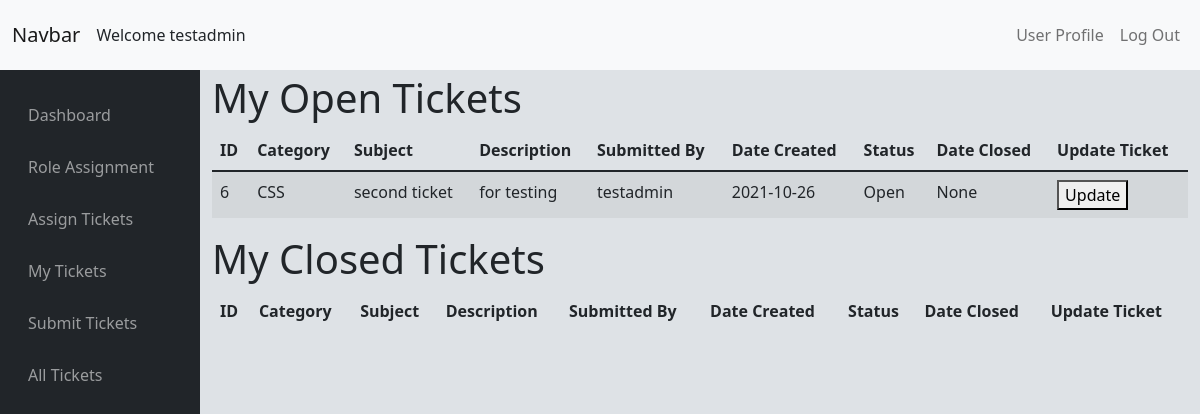
The page /issue/mytickets (signed in) on the database as committed earlier.
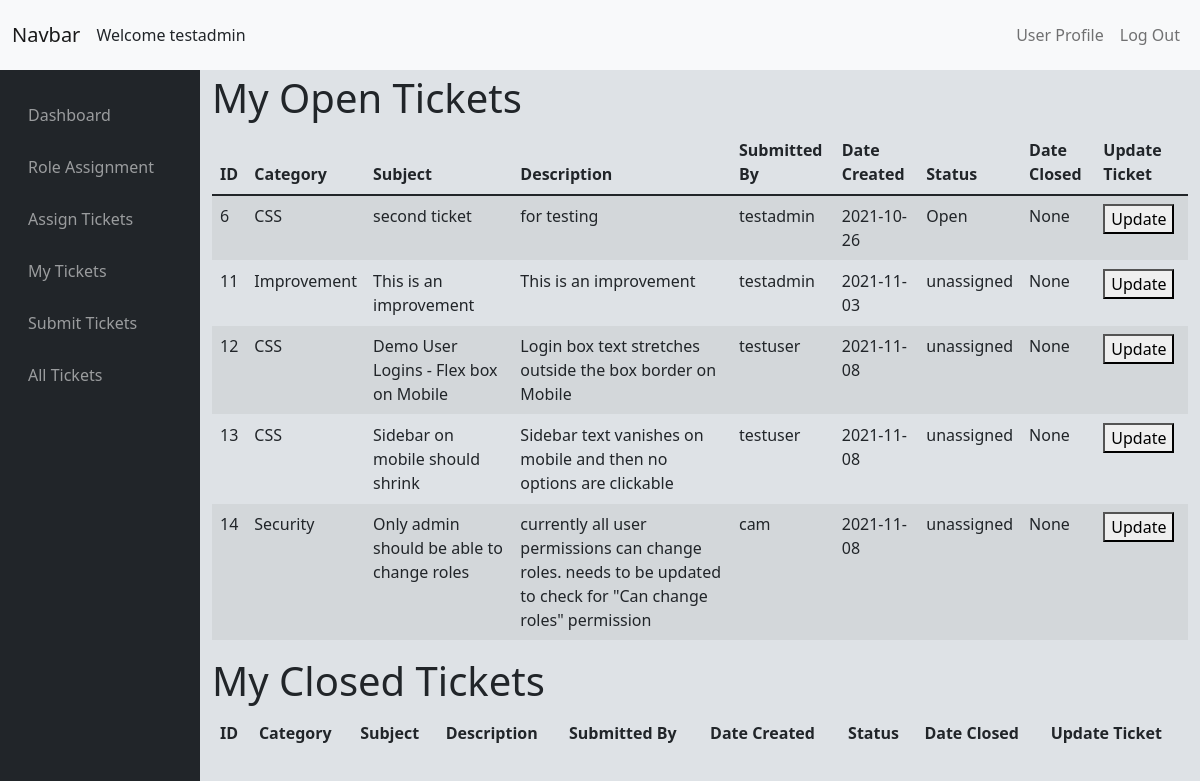
The same page on the database as committed later.
### tables this page shows
CREATE TABLE "Issues" (
	"issue_id"	INTEGER UNIQUE,
	"issue_category"	TEXT,
	"issue_subject"	TEXT,
	"issue_description"	BLOB,
	"submitter_id"	TEXT,
	"user_assigned_to"	TEXT,
	"date_created"	DATE,
	"issue_status"	TEXT,
	"date_closed"	DATE,
	PRIMARY KEY("issue_id" AUTOINCREMENT)
);

### issueTrackerViews.py (the view, shortened to what this page needs)
@issueTrack.route('/mytickets', methods=['GET', 'POST'])
@login_required
def mytickets():
    if not request.args.get('id'):
        closed_tickets = return_query("SELECT * FROM Issues WHERE user_assigned_to = ? AND issue_status = 'Closed'", (session['user_id'],))
        if check_permission('CanAssignTickets'):
            open_tickets = return_query("SELECT * FROM Issues WHERE (user_assigned_to = ? OR issue_status = 'unassigned') AND NOT issue_status = 'Closed'", (session['user_id'],))
        else:
            open_tickets = return_query("SELECT * FROM Issues WHERE user_assigned_to = ? AND NOT issue_status = 'Closed'", (session['user_id'],))
        return render_template('mytickets.html', open_tickets=open_tickets, closed_tickets=closed_tickets)

### SQLhelpers.py (called while the page is built)
def SQL_connect():
    connection = sqlite3.connect(db)
    connection.row_factory = dict_factory
    return connection

def dict_factory(cursor, row):
    d = {}
    for idx, col in enumerate(cursor.description):
        d[col[0]] = row[idx]
    return d

def return_query(query, options=[]):
    connection = SQL_connect()
    cursor = connection.cursor()
    try:
        if len(options) == 0:
            result = cursor.execute(query)
        else:
            result = cursor.execute(query, options)
        result = result.fetchall()
        return result
    except Exception as err:
        print(f"Error: '{err}'")
    cursor.close()
    connection.close()

def check_permission(permission):
    value = return_query("SELECT * FROM Access WHERE Type = (SELECT Access FROM Users WHERE Username = ?)", (session['user_id'],))
    try:
        result = value[0][permission] == 1
        return result
    except KeyError:
        print(permission + "does not exist")
    return False

### templates/mytickets.html (shortened to what this page needs)
{% extends "layout.html" %}
{% block main %}
<div class="mt-sm-1">
    <div class='justify-content-center align-items-center'>
        <p class='h1'>My Open Tickets</p>
    </div>
    <table class="table table-striped table-hover" id='table1'>
        <thead>
            <tr>
                <th onclick="sortTable(0)">ID</th>
                <th onclick='sortTable(1)'>Category</th>
                <th onclick='sortTable(2)'>Subject</th>
                <th onclick='sortTable(3)'>Description</th>
                <th onclick='sortTable(4)'>Submitted By</th>
                <th onclick='sortTable(5)'>Date Created</th>
                <th onclick='sortTable(6)'>Status</th>
                <th onclick='sortTable(7)'>Date Closed</th>
                <th>Update Ticket</th>
            </tr>
        </thead>
        {% if open_tickets %}
        <tbody>
            {% for i in open_tickets %}
            <tr id="open_ticket_{{i.id}}">
                <td>{{ i.issue_id }}</td>
                <td>{{ i.issue_category }}</td>
                <td>{{ i.issue_subject }}</td>
                <td>{{ i.issue_description }}</td>
                <td>{{ i.submitter_id }}</td>
                <td>{{ i.date_created }}</td>
                <td>{{ i.issue_status }}</td>
                <td>{{ i.date_closed }}</td>
                <td><button onclick="window.location.href='./mytickets?id={{i.issue_id}}'">Update</button></td>
            </tr>
            {% endfor %}
        </tbody>
        {% endif %}
    </table>
</div>
<div class="mt-sm-1">
    <div class='justify-content-center align-items-center'>
        <p class='h1'>My Closed Tickets</p>
    </div>
    <table class="table table-striped table-hover" id='table2'>
        <thead>
            <tr>
                <th onclick="sortTable(0)">ID</th>
                <th onclick='sortTable(1)'>Category</th>
                <th onclick='sortTable(2)'>Subject</th>
                <th onclick='sortTable(3)'>Description</th>
                <th onclick='sortTable(4)'>Submitted By</th>
                <th onclick='sortTable(5)'>Date Created</th>
                <th onclick='sortTable(6)'>Status</th>
                <th onclick='sortTable(7)'>Date Closed</th>
                <th>Update Ticket</th>
            </tr>
        </thead>
    </table>
</div>
{% endblock %}

Rows that differ between the two databases and show on the page:
now on this page (row unchanged): Issues: issue_id "11", issue_category "Improvement", issue_subject "This is an improvement", issue_description "This is an improvement", submitter_id "testadmin", date_created "2021-11-03", issue_status "unassigned", date_closed "None"
added Issues: issue_id "12", issue_category "CSS", issue_subject "Demo User Logins - Flex box on Mobile", issue_description "Login box text stretches outside the box border on Mobile", submitter_id "testuser", date_created "2021-11-08", issue_status "unassigned", date_closed "None"
added Issues: issue_id "13", issue_category "CSS", issue_subject "Sidebar on mobile should shrink", issue_description "Sidebar text vanishes on mobile and then no options are clickable", submitter_id "testuser", date_created "2021-11-08", issue_status "unassigned", date_closed "None"
added Issues: issue_id "14", issue_category "Security", issue_subject "Only admin should be able to change roles", issue_description "currently all user permissions can change roles. needs to be updated to check for \"Can change roles\" permission", submitter_id "cam", date_created "2021-11-08", issue_status "unassigned", date_closed "None"
